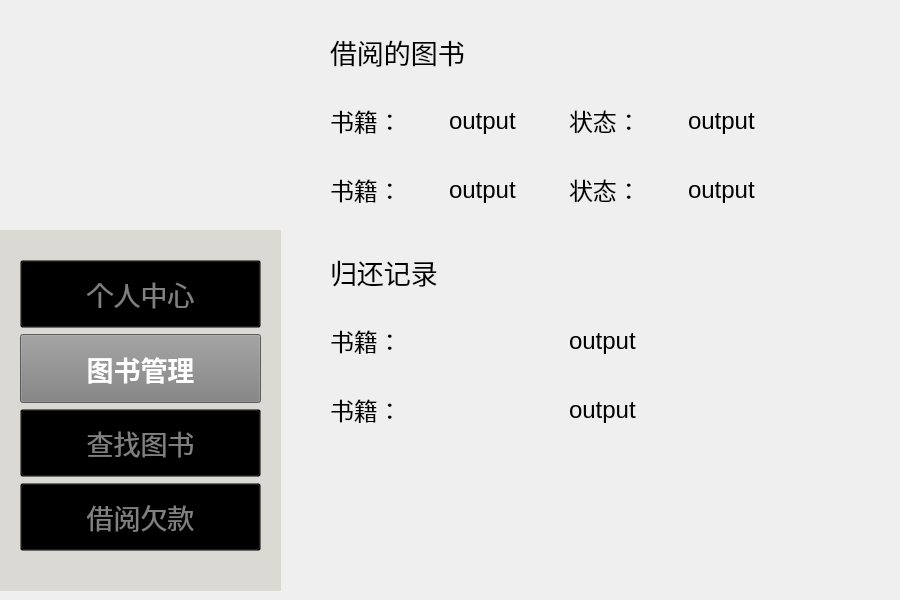
<?xml version="1.0" encoding="UTF-8"?>
<ui version="4.0">
 <class>BookWindow</class>
 <widget class="QWidget" name="BookWindow">
  <property name="geometry">
   <rect>
    <x>0</x>
    <y>0</y>
    <width>900</width>
    <height>600</height>
   </rect>
  </property>
  <property name="windowTitle">
   <string>Form</string>
  </property>
  <widget class="QWidget" name="verticalLayoutWidget">
   <property name="geometry">
    <rect>
     <x>0</x>
     <y>230</y>
     <width>281</width>
     <height>361</height>
    </rect>
   </property>
   <layout class="QVBoxLayout" name="mode">
    <item>
     <widget class="QFrame" name="frame">
      <property name="enabled">
       <bool>true</bool>
      </property>
      <property name="acceptDrops">
       <bool>false</bool>
      </property>
      <property name="autoFillBackground">
       <bool>false</bool>
      </property>
      <property name="styleSheet">
       <string notr="true">QFrame {
    background-color: rgb(218,217,211); 
}
</string>
      </property>
      <property name="frameShape">
       <enum>QFrame::Shape::NoFrame</enum>
      </property>
      <property name="frameShadow">
       <enum>QFrame::Shadow::Plain</enum>
      </property>
      <widget class="QWidget" name="verticalLayoutWidget_2">
       <property name="geometry">
        <rect>
         <x>20</x>
         <y>30</y>
         <width>241</width>
         <height>291</height>
        </rect>
       </property>
       <layout class="QVBoxLayout" name="verticalLayout_2">
        <item>
         <widget class="QPushButton" name="PersonalMode_Button">
          <property name="enabled">
           <bool>true</bool>
          </property>
          <property name="sizePolicy">
           <sizepolicy hsizetype="Expanding" vsizetype="Expanding">
            <horstretch>0</horstretch>
            <verstretch>0</verstretch>
           </sizepolicy>
          </property>
          <property name="font">
           <font>
            <pointsize>20</pointsize>
            <bold>false</bold>
           </font>
          </property>
          <property name="focusPolicy">
           <enum>Qt::FocusPolicy::ClickFocus</enum>
          </property>
          <property name="layoutDirection">
           <enum>Qt::LayoutDirection::LeftToRight</enum>
          </property>
          <property name="autoFillBackground">
           <bool>false</bool>
          </property>
          <property name="styleSheet">
           <string notr="true">QPushButton {
    background-color: transparent;
    color: grey;
}
</string>
          </property>
          <property name="text">
           <string>个人中心</string>
          </property>
         </widget>
        </item>
        <item>
         <widget class="QPushButton" name="BookMode_Button">
          <property name="enabled">
           <bool>true</bool>
          </property>
          <property name="sizePolicy">
           <sizepolicy hsizetype="Expanding" vsizetype="Expanding">
            <horstretch>0</horstretch>
            <verstretch>0</verstretch>
           </sizepolicy>
          </property>
          <property name="palette">
           <palette>
            <active>
             <colorrole role="WindowText">
              <brush brushstyle="SolidPattern">
               <color alpha="255">
                <red>128</red>
                <green>128</green>
                <blue>128</blue>
               </color>
              </brush>
             </colorrole>
             <colorrole role="Button">
              <brush brushstyle="SolidPattern">
               <color alpha="255">
                <red>128</red>
                <green>128</green>
                <blue>128</blue>
               </color>
              </brush>
             </colorrole>
             <colorrole role="Text">
              <brush brushstyle="SolidPattern">
               <color alpha="255">
                <red>128</red>
                <green>128</green>
                <blue>128</blue>
               </color>
              </brush>
             </colorrole>
             <colorrole role="ButtonText">
              <brush brushstyle="SolidPattern">
               <color alpha="255">
                <red>128</red>
                <green>128</green>
                <blue>128</blue>
               </color>
              </brush>
             </colorrole>
             <colorrole role="Base">
              <brush brushstyle="SolidPattern">
               <color alpha="255">
                <red>128</red>
                <green>128</green>
                <blue>128</blue>
               </color>
              </brush>
             </colorrole>
             <colorrole role="Window">
              <brush brushstyle="SolidPattern">
               <color alpha="255">
                <red>128</red>
                <green>128</green>
                <blue>128</blue>
               </color>
              </brush>
             </colorrole>
             <colorrole role="PlaceholderText">
              <brush brushstyle="SolidPattern">
               <color alpha="128">
                <red>128</red>
                <green>128</green>
                <blue>128</blue>
               </color>
              </brush>
             </colorrole>
            </active>
            <inactive>
             <colorrole role="WindowText">
              <brush brushstyle="SolidPattern">
               <color alpha="255">
                <red>128</red>
                <green>128</green>
                <blue>128</blue>
               </color>
              </brush>
             </colorrole>
             <colorrole role="Button">
              <brush brushstyle="SolidPattern">
               <color alpha="255">
                <red>128</red>
                <green>128</green>
                <blue>128</blue>
               </color>
              </brush>
             </colorrole>
             <colorrole role="Text">
              <brush brushstyle="SolidPattern">
               <color alpha="255">
                <red>128</red>
                <green>128</green>
                <blue>128</blue>
               </color>
              </brush>
             </colorrole>
             <colorrole role="ButtonText">
              <brush brushstyle="SolidPattern">
               <color alpha="255">
                <red>128</red>
                <green>128</green>
                <blue>128</blue>
               </color>
              </brush>
             </colorrole>
             <colorrole role="Base">
              <brush brushstyle="SolidPattern">
               <color alpha="255">
                <red>128</red>
                <green>128</green>
                <blue>128</blue>
               </color>
              </brush>
             </colorrole>
             <colorrole role="Window">
              <brush brushstyle="SolidPattern">
               <color alpha="255">
                <red>128</red>
                <green>128</green>
                <blue>128</blue>
               </color>
              </brush>
             </colorrole>
             <colorrole role="PlaceholderText">
              <brush brushstyle="SolidPattern">
               <color alpha="128">
                <red>128</red>
                <green>128</green>
                <blue>128</blue>
               </color>
              </brush>
             </colorrole>
            </inactive>
            <disabled>
             <colorrole role="WindowText">
              <brush brushstyle="SolidPattern">
               <color alpha="255">
                <red>128</red>
                <green>128</green>
                <blue>128</blue>
               </color>
              </brush>
             </colorrole>
             <colorrole role="Button">
              <brush brushstyle="SolidPattern">
               <color alpha="255">
                <red>128</red>
                <green>128</green>
                <blue>128</blue>
               </color>
              </brush>
             </colorrole>
             <colorrole role="Text">
              <brush brushstyle="SolidPattern">
               <color alpha="255">
                <red>128</red>
                <green>128</green>
                <blue>128</blue>
               </color>
              </brush>
             </colorrole>
             <colorrole role="ButtonText">
              <brush brushstyle="SolidPattern">
               <color alpha="255">
                <red>128</red>
                <green>128</green>
                <blue>128</blue>
               </color>
              </brush>
             </colorrole>
             <colorrole role="Base">
              <brush brushstyle="SolidPattern">
               <color alpha="255">
                <red>128</red>
                <green>128</green>
                <blue>128</blue>
               </color>
              </brush>
             </colorrole>
             <colorrole role="Window">
              <brush brushstyle="SolidPattern">
               <color alpha="255">
                <red>128</red>
                <green>128</green>
                <blue>128</blue>
               </color>
              </brush>
             </colorrole>
             <colorrole role="PlaceholderText">
              <brush brushstyle="SolidPattern">
               <color alpha="128">
                <red>128</red>
                <green>128</green>
                <blue>128</blue>
               </color>
              </brush>
             </colorrole>
            </disabled>
           </palette>
          </property>
          <property name="font">
           <font>
            <pointsize>20</pointsize>
            <bold>true</bold>
           </font>
          </property>
          <property name="mouseTracking">
           <bool>false</bool>
          </property>
          <property name="acceptDrops">
           <bool>false</bool>
          </property>
          <property name="layoutDirection">
           <enum>Qt::LayoutDirection::LeftToRight</enum>
          </property>
          <property name="autoFillBackground">
           <bool>false</bool>
          </property>
          <property name="styleSheet">
           <string notr="true">QPushButton {
    background-color: gray;
    color: white;
}</string>
          </property>
          <property name="text">
           <string>图书管理</string>
          </property>
         </widget>
        </item>
        <item>
         <widget class="QPushButton" name="FindBookMode_Button">
          <property name="sizePolicy">
           <sizepolicy hsizetype="Expanding" vsizetype="Expanding">
            <horstretch>0</horstretch>
            <verstretch>0</verstretch>
           </sizepolicy>
          </property>
          <property name="font">
           <font>
            <pointsize>20</pointsize>
            <bold>false</bold>
           </font>
          </property>
          <property name="layoutDirection">
           <enum>Qt::LayoutDirection::LeftToRight</enum>
          </property>
          <property name="autoFillBackground">
           <bool>false</bool>
          </property>
          <property name="styleSheet">
           <string notr="true">QPushButton {
    background-color: transparent;
    color: grey;
}
</string>
          </property>
          <property name="text">
           <string>查找图书</string>
          </property>
         </widget>
        </item>
        <item>
         <widget class="QPushButton" name="PayMode_Button">
          <property name="sizePolicy">
           <sizepolicy hsizetype="Expanding" vsizetype="Expanding">
            <horstretch>0</horstretch>
            <verstretch>0</verstretch>
           </sizepolicy>
          </property>
          <property name="font">
           <font>
            <pointsize>20</pointsize>
           </font>
          </property>
          <property name="layoutDirection">
           <enum>Qt::LayoutDirection::LeftToRight</enum>
          </property>
          <property name="autoFillBackground">
           <bool>false</bool>
          </property>
          <property name="styleSheet">
           <string notr="true">QPushButton {
    background-color: transparent;
    color: grey;
}
</string>
          </property>
          <property name="text">
           <string>借阅欠款</string>
          </property>
         </widget>
        </item>
       </layout>
       <zorder>BookMode_Button</zorder>
       <zorder>FindBookMode_Button</zorder>
       <zorder>PayMode_Button</zorder>
       <zorder>PersonalMode_Button</zorder>
      </widget>
     </widget>
    </item>
   </layout>
  </widget>
  <widget class="QLabel" name="cat_1">
   <property name="geometry">
    <rect>
     <x>730</x>
     <y>350</y>
     <width>171</width>
     <height>221</height>
    </rect>
   </property>
   <property name="sizePolicy">
    <sizepolicy hsizetype="Expanding" vsizetype="Expanding">
     <horstretch>0</horstretch>
     <verstretch>0</verstretch>
    </sizepolicy>
   </property>
   <property name="maximumSize">
    <size>
     <width>300</width>
     <height>300</height>
    </size>
   </property>
   <property name="text">
    <string/>
   </property>
   <property name="pixmap">
    <pixmap resource="resources.qrc">:/images/E:/document/year_one/3rd/Cat(1).png</pixmap>
   </property>
   <property name="scaledContents">
    <bool>true</bool>
   </property>
  </widget>
  <widget class="QLabel" name="logo">
   <property name="enabled">
    <bool>true</bool>
   </property>
   <property name="geometry">
    <rect>
     <x>0</x>
     <y>0</y>
     <width>281</width>
     <height>271</height>
    </rect>
   </property>
   <property name="styleSheet">
    <string notr="true">QLabel {
    background-color: transparent;
}
</string>
   </property>
   <property name="frameShape">
    <enum>QFrame::Shape::NoFrame</enum>
   </property>
   <property name="frameShadow">
    <enum>QFrame::Shadow::Plain</enum>
   </property>
   <property name="text">
    <string/>
   </property>
   <property name="pixmap">
    <pixmap resource="resources.qrc">:/images/E:/document/year_one/3rd/Logo.png</pixmap>
   </property>
   <property name="scaledContents">
    <bool>true</bool>
   </property>
   <property name="wordWrap">
    <bool>false</bool>
   </property>
   <property name="openExternalLinks">
    <bool>false</bool>
   </property>
   <property name="textInteractionFlags">
    <set>Qt::TextInteractionFlag::LinksAccessibleByMouse</set>
   </property>
  </widget>
  <widget class="QWidget" name="verticalLayoutWidget_3">
   <property name="geometry">
    <rect>
     <x>330</x>
     <y>20</y>
     <width>471</width>
     <height>201</height>
    </rect>
   </property>
   <layout class="QVBoxLayout" name="verticalLayout">
    <item>
     <widget class="QLabel" name="label_5">
      <property name="font">
       <font>
        <family>华文隶书</family>
        <pointsize>20</pointsize>
       </font>
      </property>
      <property name="text">
       <string>借阅的图书</string>
      </property>
     </widget>
    </item>
    <item>
     <layout class="QHBoxLayout" name="horizontalLayout_2">
      <item>
       <widget class="QLabel" name="label_11">
        <property name="font">
         <font>
          <pointsize>18</pointsize>
         </font>
        </property>
        <property name="text">
         <string>书籍：</string>
        </property>
       </widget>
      </item>
      <item>
       <widget class="QLabel" name="label_12">
        <property name="font">
         <font>
          <pointsize>18</pointsize>
         </font>
        </property>
        <property name="text">
         <string>output</string>
        </property>
       </widget>
      </item>
      <item>
       <widget class="QLabel" name="label_13">
        <property name="font">
         <font>
          <pointsize>18</pointsize>
         </font>
        </property>
        <property name="text">
         <string>状态：</string>
        </property>
       </widget>
      </item>
      <item>
       <widget class="QLabel" name="label_14">
        <property name="font">
         <font>
          <pointsize>18</pointsize>
         </font>
        </property>
        <property name="text">
         <string>output</string>
        </property>
       </widget>
      </item>
     </layout>
    </item>
    <item>
     <layout class="QHBoxLayout" name="horizontalLayout">
      <item>
       <widget class="QLabel" name="label_8">
        <property name="font">
         <font>
          <pointsize>18</pointsize>
         </font>
        </property>
        <property name="text">
         <string>书籍：</string>
        </property>
       </widget>
      </item>
      <item>
       <widget class="QLabel" name="label_6">
        <property name="font">
         <font>
          <pointsize>18</pointsize>
         </font>
        </property>
        <property name="text">
         <string>output</string>
        </property>
       </widget>
      </item>
      <item>
       <widget class="QLabel" name="label_9">
        <property name="font">
         <font>
          <pointsize>18</pointsize>
         </font>
        </property>
        <property name="text">
         <string>状态：</string>
        </property>
       </widget>
      </item>
      <item>
       <widget class="QLabel" name="label_10">
        <property name="font">
         <font>
          <pointsize>18</pointsize>
         </font>
        </property>
        <property name="text">
         <string>output</string>
        </property>
       </widget>
      </item>
     </layout>
    </item>
   </layout>
  </widget>
  <widget class="QWidget" name="verticalLayoutWidget_4">
   <property name="geometry">
    <rect>
     <x>330</x>
     <y>240</y>
     <width>471</width>
     <height>201</height>
    </rect>
   </property>
   <layout class="QVBoxLayout" name="verticalLayout_3">
    <item>
     <widget class="QLabel" name="label_7">
      <property name="font">
       <font>
        <family>华文隶书</family>
        <pointsize>20</pointsize>
       </font>
      </property>
      <property name="text">
       <string>归还记录</string>
      </property>
     </widget>
    </item>
    <item>
     <layout class="QHBoxLayout" name="horizontalLayout_3">
      <item>
       <widget class="QLabel" name="label_15">
        <property name="font">
         <font>
          <pointsize>18</pointsize>
         </font>
        </property>
        <property name="text">
         <string>书籍：</string>
        </property>
       </widget>
      </item>
      <item>
       <widget class="QLabel" name="label_16">
        <property name="font">
         <font>
          <pointsize>18</pointsize>
         </font>
        </property>
        <property name="text">
         <string>output</string>
        </property>
       </widget>
      </item>
     </layout>
    </item>
    <item>
     <layout class="QHBoxLayout" name="horizontalLayout_4">
      <item>
       <widget class="QLabel" name="label_19">
        <property name="font">
         <font>
          <pointsize>18</pointsize>
         </font>
        </property>
        <property name="text">
         <string>书籍：</string>
        </property>
       </widget>
      </item>
      <item>
       <widget class="QLabel" name="label_20">
        <property name="font">
         <font>
          <pointsize>18</pointsize>
         </font>
        </property>
        <property name="text">
         <string>output</string>
        </property>
       </widget>
      </item>
     </layout>
    </item>
   </layout>
  </widget>
  <zorder>logo</zorder>
  <zorder>verticalLayoutWidget</zorder>
  <zorder>cat_1</zorder>
  <zorder>verticalLayoutWidget_3</zorder>
  <zorder>verticalLayoutWidget_4</zorder>
 </widget>
 <resources>
  <include location="resources.qrc"/>
 </resources>
 <connections/>
</ui>
